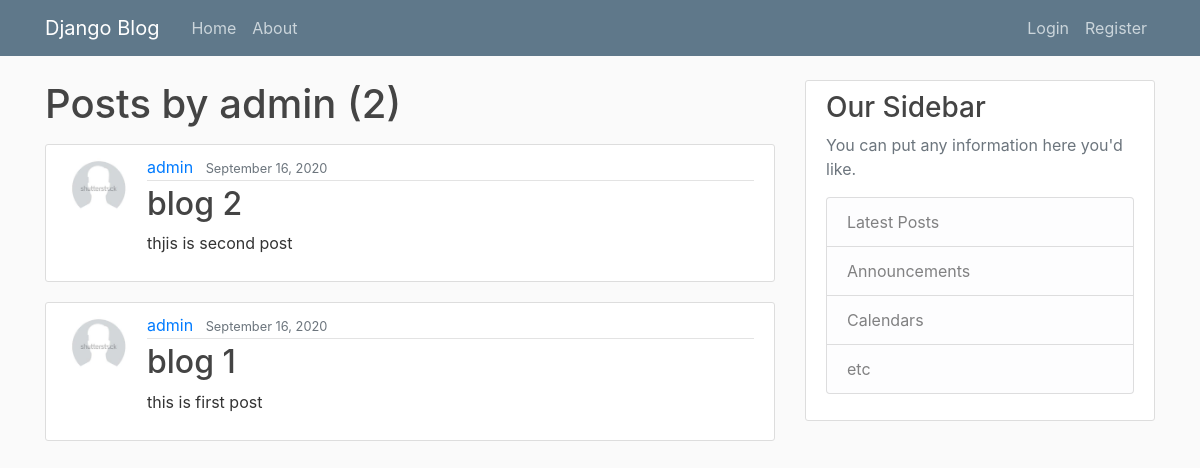
Page /user/admin on the earlier database version.
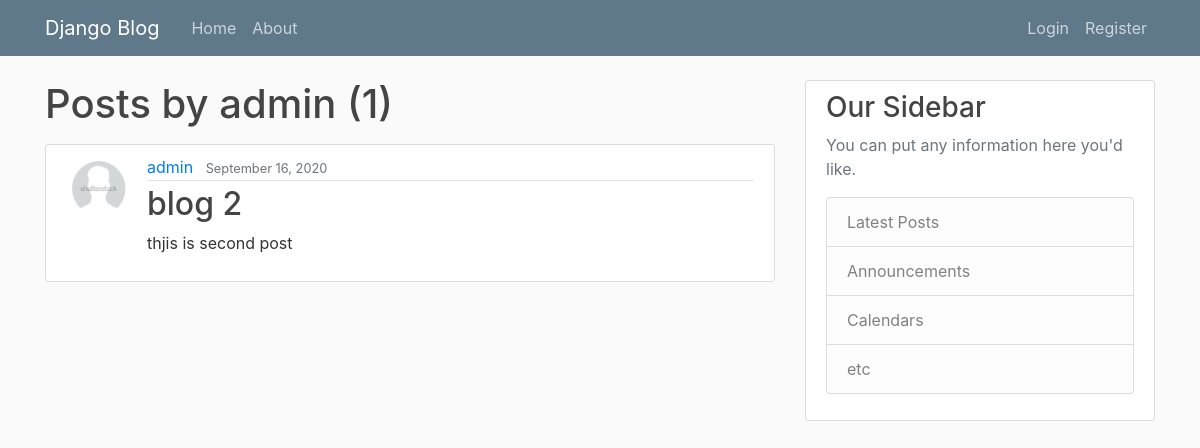
Same page on the later database version.
### blog/models.py (models this page shows, shortened)
class Post(models.Model):
    title = models.CharField(max_length=100)
    content = models.TextField()
    date_posted = models.DateTimeField(default=timezone.now)
    author = models.ForeignKey(User, on_delete=models.CASCADE)

### users/models.py (models this page shows, shortened)
class Profile(models.Model):
    user = models.OneToOneField(User, on_delete=models.CASCADE)
    image = models.ImageField(default='default.jpg', upload_to='profile_pics')

### blog/views.py (the view)
# urls.py: path('user/<str:username>', UserPostListView.as_view(), name='user-post'),
class UserPostListView(ListView):
	model = Post
	template_name = 'blog/user_home.html'
	context_object_name = 'posts'
	ordering = ['-date_posted']
	paginate_by = 5
	def get_queryset(self):
		user = get_object_or_404(User, username = self.kwargs.get('username'))
		return Post.objects.filter(author=user).order_by('-date_posted')

### blog/templates/blog/user_home.html (shortened to what this page needs)
{% extends 'blog/base.html' %}
{% block content %}
	<h1 class="mb-3">Posts by {{view.kwargs.username }} ({{ page_obj.paginator.count }})</h1>
	{% for post in posts %}
		<article class="media content-section">
			<img class="rounded-circle article-img" src="{{ post.author.profile.image.url }}">
		  <div class="media-body">
		    <div class="article-metadata">
		      <a class="mr-2" href="{%url 'user-post' post.author.username %}">{{ post.author }}</a>
		      <small class="text-muted">{{ post.date_posted|date:"F d, Y" }}</small>
		    </div>
		    <h2><a class="article-title" href="{% url 'post-detail' post.id %}">{{ post.title }}</a></h2>
		    <p class="article-content">{{ post.content }}</p>
		  </div>
		</article>
	{% endfor %}
{% endblock content %}

Differences in the rows shown:
removed Post: author.profile.image (placeholder picture), author "admin", date_posted "September 16, 2020", title "blog 1", content "this is first post"
Other differences:
{{ page_obj.paginator.count }}: "2" → "1"
